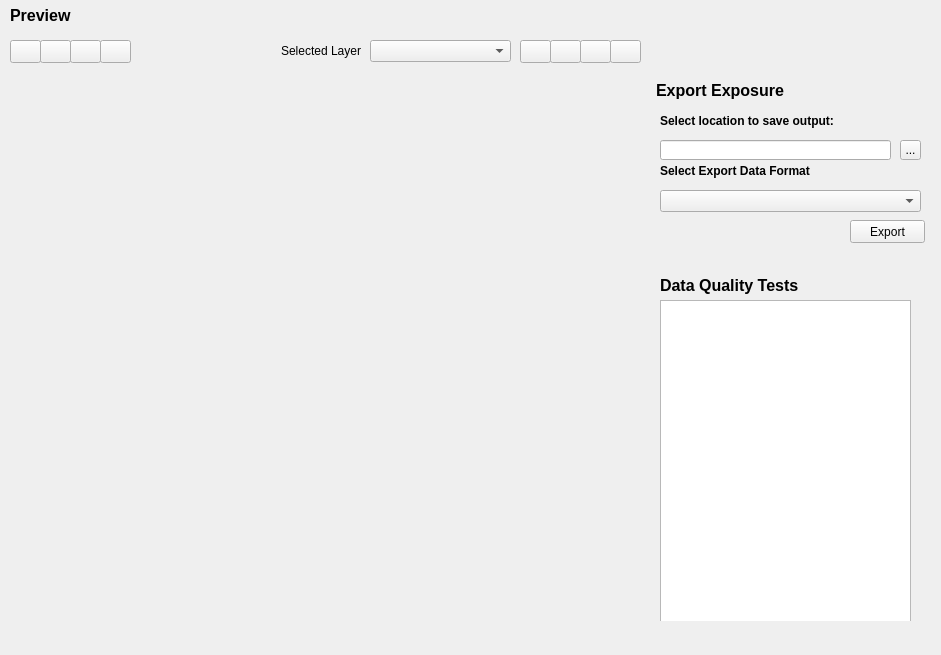
<?xml version="1.0" encoding="UTF-8"?>
<ui version="4.0">
 <class>widgetResult</class>
 <widget class="QWidget" name="widgetResult">
  <property name="geometry">
   <rect>
    <x>0</x>
    <y>0</y>
    <width>941</width>
    <height>655</height>
   </rect>
  </property>
  <property name="windowTitle">
   <string>Form</string>
  </property>
  <widget class="QWidget" name="widget_export" native="true">
   <property name="geometry">
    <rect>
     <x>650</x>
     <y>70</y>
     <width>281</width>
     <height>181</height>
    </rect>
   </property>
   <widget class="QToolButton" name="btn_export_select_path">
    <property name="geometry">
     <rect>
      <x>250</x>
      <y>70</y>
      <width>21</width>
      <height>20</height>
     </rect>
    </property>
    <property name="cursor">
     <cursorShape>OpenHandCursor</cursorShape>
    </property>
    <property name="text">
     <string>...</string>
    </property>
   </widget>
   <widget class="QLineEdit" name="txt_export_select_path">
    <property name="geometry">
     <rect>
      <x>10</x>
      <y>70</y>
      <width>231</width>
      <height>20</height>
     </rect>
    </property>
   </widget>
   <widget class="QLabel" name="lb_export_select_path">
    <property name="geometry">
     <rect>
      <x>10</x>
      <y>40</y>
      <width>181</width>
      <height>21</height>
     </rect>
    </property>
    <property name="font">
     <font>
      <weight>75</weight>
      <bold>true</bold>
     </font>
    </property>
    <property name="text">
     <string>Select location to save output:</string>
    </property>
   </widget>
   <widget class="QLabel" name="lb_export_title">
    <property name="geometry">
     <rect>
      <x>6</x>
      <y>5</y>
      <width>251</width>
      <height>31</height>
     </rect>
    </property>
    <property name="font">
     <font>
      <pointsize>12</pointsize>
      <weight>75</weight>
      <bold>true</bold>
     </font>
    </property>
    <property name="text">
     <string>Export Exposure</string>
    </property>
   </widget>
   <widget class="QPushButton" name="btn_export">
    <property name="geometry">
     <rect>
      <x>200</x>
      <y>150</y>
      <width>75</width>
      <height>23</height>
     </rect>
    </property>
    <property name="text">
     <string>Export</string>
    </property>
   </widget>
   <widget class="QComboBox" name="cb_export_format">
    <property name="geometry">
     <rect>
      <x>10</x>
      <y>120</y>
      <width>261</width>
      <height>22</height>
     </rect>
    </property>
   </widget>
   <widget class="QLabel" name="lb_export_format">
    <property name="geometry">
     <rect>
      <x>10</x>
      <y>90</y>
      <width>181</width>
      <height>21</height>
     </rect>
    </property>
    <property name="font">
     <font>
      <weight>75</weight>
      <bold>true</bold>
     </font>
    </property>
    <property name="text">
     <string>Select Export Data Format</string>
    </property>
   </widget>
  </widget>
  <widget class="QWidget" name="widget_dq_test" native="true">
   <property name="geometry">
    <rect>
     <x>650</x>
     <y>260</y>
     <width>281</width>
     <height>361</height>
    </rect>
   </property>
   <widget class="QLabel" name="lbl_dq_test_title">
    <property name="geometry">
     <rect>
      <x>10</x>
      <y>10</y>
      <width>251</width>
      <height>31</height>
     </rect>
    </property>
    <property name="font">
     <font>
      <pointsize>12</pointsize>
      <weight>75</weight>
      <bold>true</bold>
     </font>
    </property>
    <property name="text">
     <string>Data Quality Tests</string>
    </property>
   </widget>
   <widget class="QTextBrowser" name="txt_dq_test_details">
    <property name="geometry">
     <rect>
      <x>10</x>
      <y>40</y>
      <width>251</width>
      <height>351</height>
     </rect>
    </property>
    <property name="html">
     <string>&lt;!DOCTYPE HTML PUBLIC &quot;-//W3C//DTD HTML 4.0//EN&quot; &quot;http://www.w3.org/TR/REC-html40/strict.dtd&quot;&gt;
&lt;html&gt;&lt;head&gt;&lt;meta name=&quot;qrichtext&quot; content=&quot;1&quot; /&gt;&lt;style type=&quot;text/css&quot;&gt;
p, li { white-space: pre-wrap; }
&lt;/style&gt;&lt;/head&gt;&lt;body style=&quot; font-family:'MS Shell Dlg 2'; font-size:8.25pt; font-weight:400; font-style:normal;&quot;&gt;
&lt;p style=&quot;-qt-paragraph-type:empty; margin-top:0px; margin-bottom:0px; margin-left:0px; margin-right:0px; -qt-block-indent:0; text-indent:0px; font-size:8pt;&quot;&gt;&lt;/p&gt;&lt;/body&gt;&lt;/html&gt;</string>
    </property>
   </widget>
  </widget>
  <widget class="QWidget" name="widget_map" native="true">
   <property name="geometry">
    <rect>
     <x>10</x>
     <y>40</y>
     <width>631</width>
     <height>581</height>
    </rect>
   </property>
   <widget class="QWidget" name="widget_map_menu_r" native="true">
    <property name="geometry">
     <rect>
      <x>180</x>
      <y>0</y>
      <width>451</width>
      <height>31</height>
     </rect>
    </property>
    <widget class="QLabel" name="lb_layer_selector">
     <property name="geometry">
      <rect>
       <x>0</x>
       <y>0</y>
       <width>171</width>
       <height>21</height>
      </rect>
     </property>
     <property name="text">
      <string>Selected Layer</string>
     </property>
     <property name="alignment">
      <set>Qt::AlignRight|Qt::AlignTrailing|Qt::AlignVCenter</set>
     </property>
    </widget>
    <widget class="QComboBox" name="cb_layer_selector">
     <property name="geometry">
      <rect>
       <x>180</x>
       <y>0</y>
       <width>141</width>
       <height>22</height>
      </rect>
     </property>
    </widget>
    <widget class="QPushButton" name="btn_theme">
     <property name="geometry">
      <rect>
       <x>360</x>
       <y>0</y>
       <width>31</width>
       <height>23</height>
      </rect>
     </property>
     <property name="toolTip">
      <string>Layer Rendering Options ...</string>
     </property>
     <property name="text">
      <string/>
     </property>
     <property name="icon">
      <iconset resource="resources/SIDDResource.qrc">
       <normaloff>:/imgs/icons/pie_chart.png</normaloff>:/imgs/icons/pie_chart.png</iconset>
     </property>
    </widget>
    <widget class="QPushButton" name="btn_info">
     <property name="geometry">
      <rect>
       <x>420</x>
       <y>0</y>
       <width>31</width>
       <height>23</height>
      </rect>
     </property>
     <property name="toolTip">
      <string>Query Feature in Layer</string>
     </property>
     <property name="text">
      <string/>
     </property>
     <property name="icon">
      <iconset resource="resources/SIDDResource.qrc">
       <normaloff>:/imgs/icons/information.png</normaloff>:/imgs/icons/information.png</iconset>
     </property>
    </widget>
    <widget class="QPushButton" name="btn_zoom_to_feature">
     <property name="geometry">
      <rect>
       <x>390</x>
       <y>0</y>
       <width>31</width>
       <height>23</height>
      </rect>
     </property>
     <property name="toolTip">
      <string>Zoom to Feature ...</string>
     </property>
     <property name="icon">
      <iconset resource="resources/SIDDResource.qrc">
       <normaloff>:/imgs/icons/help.png</normaloff>:/imgs/icons/help.png</iconset>
     </property>
    </widget>
    <widget class="QPushButton" name="btn_zoom_layer">
     <property name="geometry">
      <rect>
       <x>330</x>
       <y>0</y>
       <width>31</width>
       <height>23</height>
      </rect>
     </property>
     <property name="toolTip">
      <string>Zoom to Selected Layer</string>
     </property>
     <property name="text">
      <string/>
     </property>
     <property name="icon">
      <iconset resource="resources/SIDDResource.qrc">
       <normaloff>:/imgs/icons/magnify.png</normaloff>:/imgs/icons/magnify.png</iconset>
     </property>
    </widget>
   </widget>
   <widget class="QWidget" name="widget_map_menu_l" native="true">
    <property name="geometry">
     <rect>
      <x>0</x>
      <y>0</y>
      <width>161</width>
      <height>31</height>
     </rect>
    </property>
    <widget class="QPushButton" name="btn_zoom_in">
     <property name="geometry">
      <rect>
       <x>0</x>
       <y>0</y>
       <width>31</width>
       <height>23</height>
      </rect>
     </property>
     <property name="toolTip">
      <string>Zoom In</string>
     </property>
     <property name="text">
      <string/>
     </property>
     <property name="icon">
      <iconset resource="resources/SIDDResource.qrc">
       <normaloff>:/imgs/icons/magnify_plus.png</normaloff>:/imgs/icons/magnify_plus.png</iconset>
     </property>
    </widget>
    <widget class="QPushButton" name="btn_pan">
     <property name="geometry">
      <rect>
       <x>60</x>
       <y>0</y>
       <width>31</width>
       <height>23</height>
      </rect>
     </property>
     <property name="toolTip">
      <string>Pan</string>
     </property>
     <property name="text">
      <string/>
     </property>
     <property name="icon">
      <iconset resource="resources/SIDDResource.qrc">
       <normaloff>:/imgs/icons/arrows_4_way.png</normaloff>:/imgs/icons/arrows_4_way.png</iconset>
     </property>
    </widget>
    <widget class="QPushButton" name="btn_zoom_out">
     <property name="geometry">
      <rect>
       <x>30</x>
       <y>0</y>
       <width>31</width>
       <height>23</height>
      </rect>
     </property>
     <property name="toolTip">
      <string>Zoom Out</string>
     </property>
     <property name="text">
      <string/>
     </property>
     <property name="icon">
      <iconset resource="resources/SIDDResource.qrc">
       <normaloff>:/imgs/icons/magnify_minus.png</normaloff>:/imgs/icons/magnify_minus.png</iconset>
     </property>
    </widget>
    <widget class="QPushButton" name="btn_zoom_full">
     <property name="geometry">
      <rect>
       <x>90</x>
       <y>0</y>
       <width>31</width>
       <height>23</height>
      </rect>
     </property>
     <property name="toolTip">
      <string>Zoom to Full Extent</string>
     </property>
     <property name="text">
      <string/>
     </property>
     <property name="icon">
      <iconset resource="resources/SIDDResource.qrc">
       <normaloff>:/imgs/icons/world.png</normaloff>:/imgs/icons/world.png</iconset>
     </property>
    </widget>
   </widget>
  </widget>
  <widget class="QLabel" name="lb_panel_title">
   <property name="geometry">
    <rect>
     <x>10</x>
     <y>0</y>
     <width>591</width>
     <height>31</height>
    </rect>
   </property>
   <property name="font">
    <font>
     <pointsize>12</pointsize>
     <weight>75</weight>
     <bold>true</bold>
    </font>
   </property>
   <property name="text">
    <string>Preview</string>
   </property>
  </widget>
  <widget class="QLabel" name="lb_gem_logo">
   <property name="geometry">
    <rect>
     <x>820</x>
     <y>0</y>
     <width>121</width>
     <height>61</height>
    </rect>
   </property>
   <property name="text">
    <string/>
   </property>
   <property name="pixmap">
    <pixmap resource="resources/SIDDResource.qrc">:/imgs/gem_logo_120X60.png</pixmap>
   </property>
   <property name="scaledContents">
    <bool>true</bool>
   </property>
  </widget>
 </widget>
 <resources>
  <include location="resources/SIDDResource.qrc"/>
 </resources>
 <connections/>
 <slots>
  <slot>mapZoomIn()</slot>
  <slot>mapZoomOut()</slot>
  <slot>mapZoomFull()</slot>
  <slot>mapIdentify()</slot>
  <slot>exportData()</slot>
  <slot>selectExportFile()</slot>
  <slot>mapPan()</slot>
  <slot>exportFormatChanged()</slot>
  <slot>editTheme()</slot>
 </slots>
</ui>
